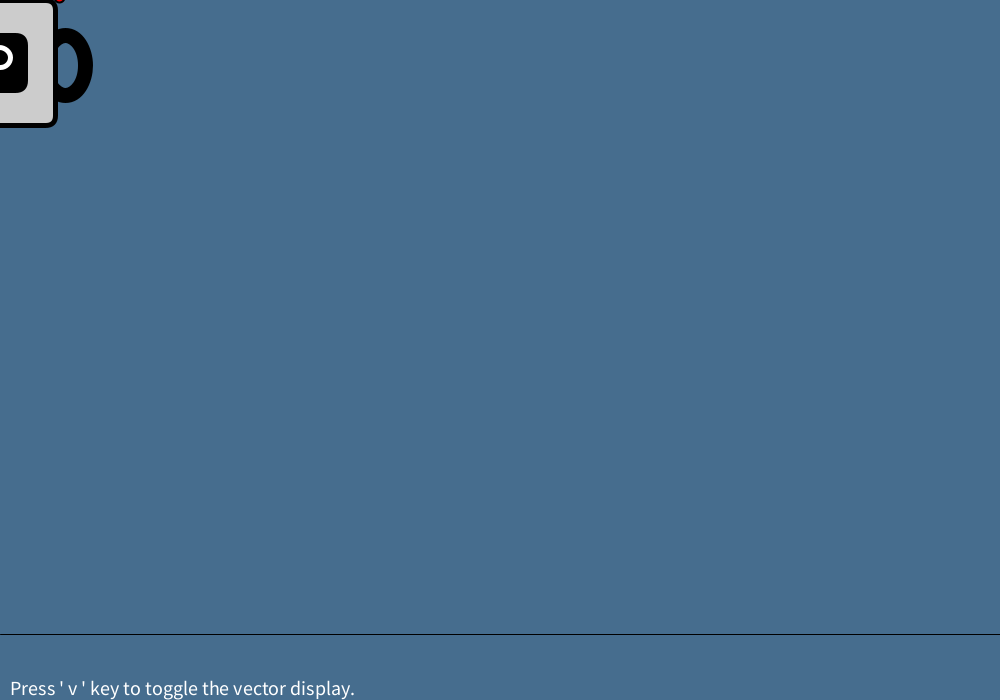
Frame 1 (no input)
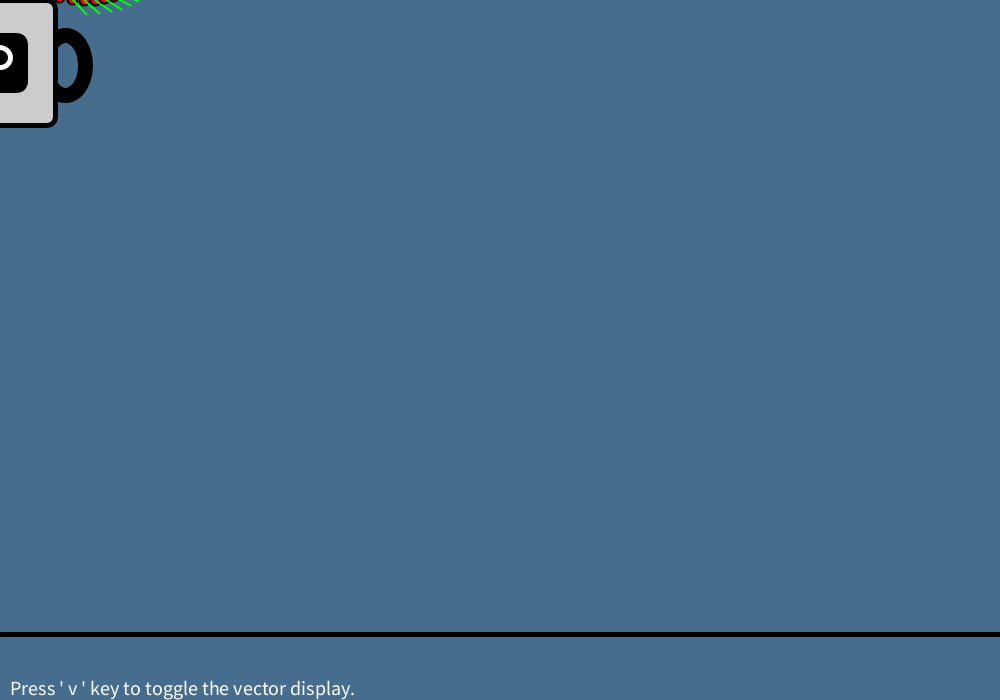
Frame 60 (the mouse pressed at the canvas centre just before this capture)
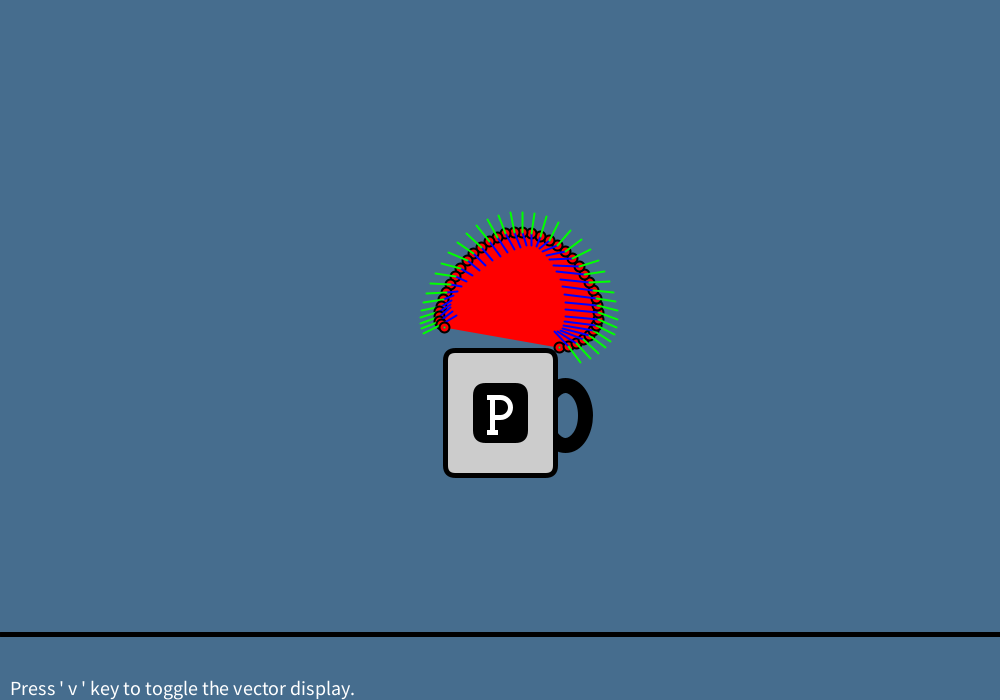
Frame 120 (the mouse held since frame 60 and released just before this capture)

The Processing sketch that drew these frames (run headless with seeded random() and noise(); from frame 60 on, the mouse is pressed at the canvas centre):

// Processing sketch: processing_184982
// ── processing_184982.pde

/* OpenProcessing Tweak of *@*http://www.openprocessing.org/sketch/112388*@* */
/* !do not delete the line above, required for linking your tweak if you upload again */

Skin bubble;
Mug mug;
boolean visible, mouseMoving;

void setup() {
  size(1000, 700);
  visible = true;
  mouseMoving = true;
  bubble = new Skin();
  mug = new Mug();
}

void draw() {
  background(#466D8E);
  stroke(0);
  line(0, 634, width, 634);
  bubble.display();
  mug.move();
  fill(255);
  textSize(20);
  text("Press ' v ' key to toggle the vector display.", 10, height-5);
  mouseMoving = false;
}

void mouseMoved() {
  mouseMoving = true;
}
void keyPressed() {
  if (key == 'v') visible = !visible;
}

class Fluid {
  float x, y, m, k, comp, pressure;
  PVector f, fPress, v;
  Fluid prev;
  Fluid next;

  Fluid(float xin, float yin) {
    x      = xin; // the vertices'
    y      = yin; // positions
    // vars for movement behaviour
    f      = new PVector(0, 0); 
    fPress = new PVector(0, 0);
    v      = new PVector(0, 0);
    k      = 3;     
    m      = 30;   
    comp   = .1;
    pressure =  40;
  }


  void update(PVector center, PVector vel) {
    f.set(0, 0);
    if (prev != null) {
      f.x += k*(prev.x-x);
      f.y += k*(prev.y-y);
    }
    if (next != null) {
      f.x += k*(next.x-x);
      f.y += k*(next.y-y);
    }
    // include response to mouse movement
    vel.mult(.8); // but not too much
    fPress.x = (x - center.x+vel.x);
    fPress.y = (y - center.y+vel.y);

    fPress.normalize();
    fPress.mult(pressure);

    v.x += (f.x+comp*fPress.x)/m;
    v.y += (f.y+comp*fPress.y)/m;

    v.mult(.9 );

    x += v.x;
    y += v.y;
  }

  void vectorDraw() {
    stroke(0);
    fill(255, 0, 0);
    ellipse(x, y, 10, 10);
    stroke(0, 0, 255);
    line(x, y, x+5*f.x, y+5*f.y);
    stroke(0, 255, 0);
    line(x, y, x+comp*5*fPress.x, y+comp*5*fPress.y);
  }
}


class Skin {
  int numVerts ;
  Fluid[] fluid;
  PVector center, vel;
  float  ang, rad, x, y, yPos;

  Skin() {
    x = width/2.0 ;
    y = height/2.0;
    numVerts = 40;
    center = new PVector();
    vel = new PVector();
    rad = 60;
    ang = radians(178);  // 178 in JavaScript Mode.  JavaMode 188  why???

    // set starting vertices
    fluid = new Fluid[numVerts];
    for (int i = 0; i < numVerts; i++) {
      ang += radians(180/numVerts);
      fluid[i] = new Fluid(x-rad*cos(ang), y+rad*sin(ang));
    }
    // collect adjacent vertices
    for (int i=0; i<numVerts-1; i++) {
      fluid[i].next = fluid[i+1];
    }
    for (int i=1; i<numVerts; i++) {
      fluid[i].prev = fluid[i-1];
    }
  }  

  void display() { // move and draw
  
    yPos = mouseY ; // in JavaScript mode
    if (yPos > 508) yPos = 508; // table top
    
   // yPos = mouseY +10 ; // in Java mode
   // if (yPos > 518) yPos = 518; // table top
    
    pushMatrix();
    translate(mouseX-x, yPos-y);
    
    if (mouseMoving)vel.set(mouseX-x, yPos-y);
    else vel.set(0, 0); // no effect when mouse stops
   
    fill(255, 0, 0);
    stroke(255);
    strokeWeight(2);
    beginShape();
    for (int i=0; i<numVerts; i++) {
      vertex(fluid[i].x, fluid[i].y);
    }
    endShape();
    
    for (int i=0; i<numVerts; i++) {
      if (visible)fluid[i].vectorDraw();
    }
    popMatrix();

    // calc new center and pass to 
    // fluid update() along with velocity vector
    updateCenter();
    for (int i=1; i<numVerts-1; i++) {
      fluid[i].update(center, vel);
    }
  }

  // average  the vertex positions
  void updateCenter() {
    center.set(0, 0);
    for (int i=0; i<numVerts; i++) {
      center.x += fluid[i].x;
      center.y += fluid[i].y;
    }
    center.x /= numVerts;
    center.y /= numVerts;
  }
}

class Mug {
  int x, y;
  void move() {
    x = mouseX-55;
    y = mouseY;
    if (y > 508) y = 508; // table top
    stroke(0);
    strokeWeight(15);
    noFill();
    ellipse(x+120, y+65, 40, 60);
    fill(204);
    strokeWeight(5);
    rect(x, y, 110, 125, 10);
    fill(0);
    rect(x+30, y + 35, 50, 55, 10);
    stroke(255);
    arc(x+55, y+57, 20, 20, radians(-90), radians(90));
    noStroke();
    fill(255);
    rect(x+45, y+45, 5, 40);
    rect(x+42, y+80, 11, 5);
    rect(x+45, y+65, 10, 5);
    rect(x+42, y+45, 13, 5);
  }
}
